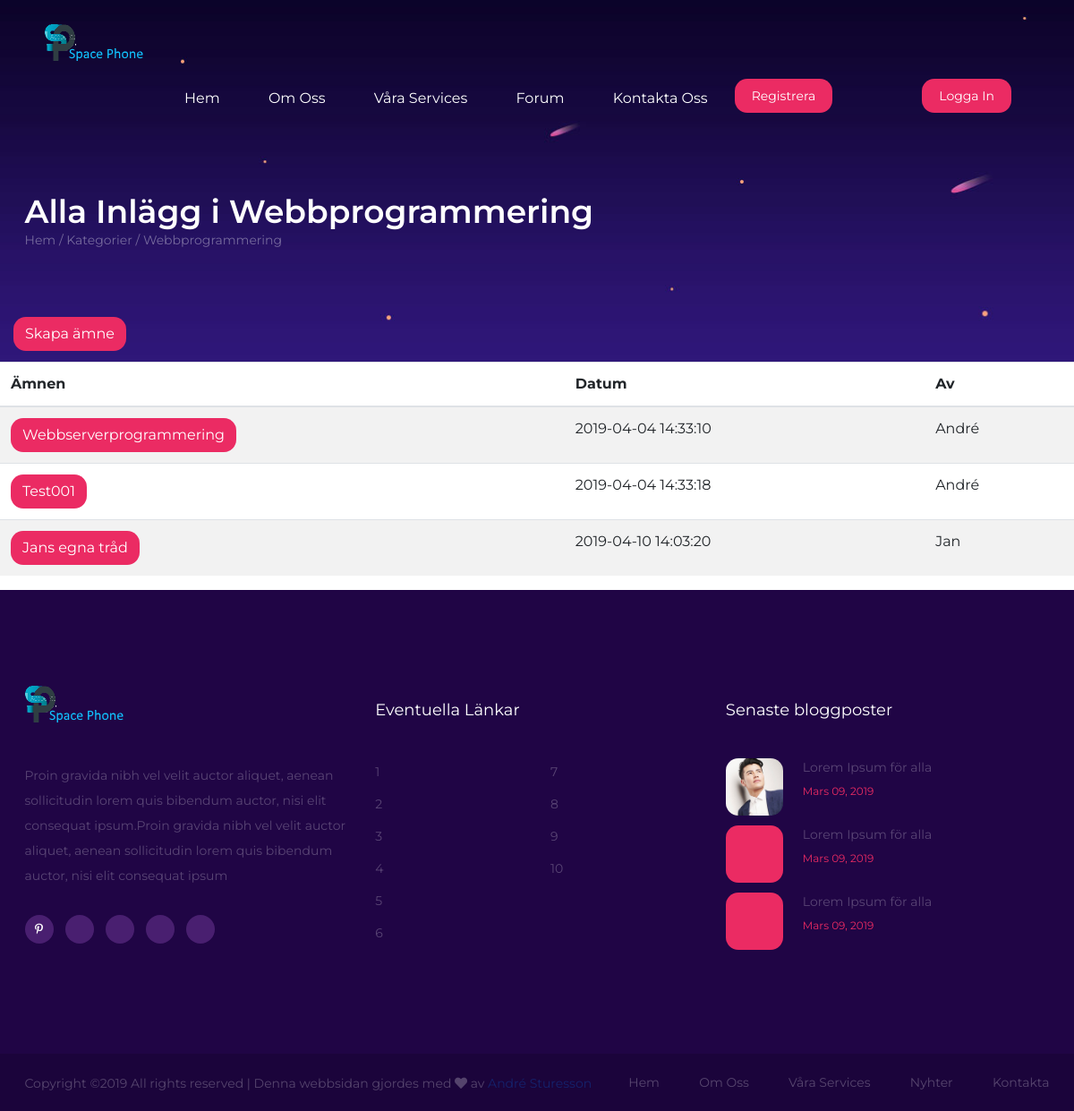
/ämne.php?id=1, run on an earlier commit of the app's database.
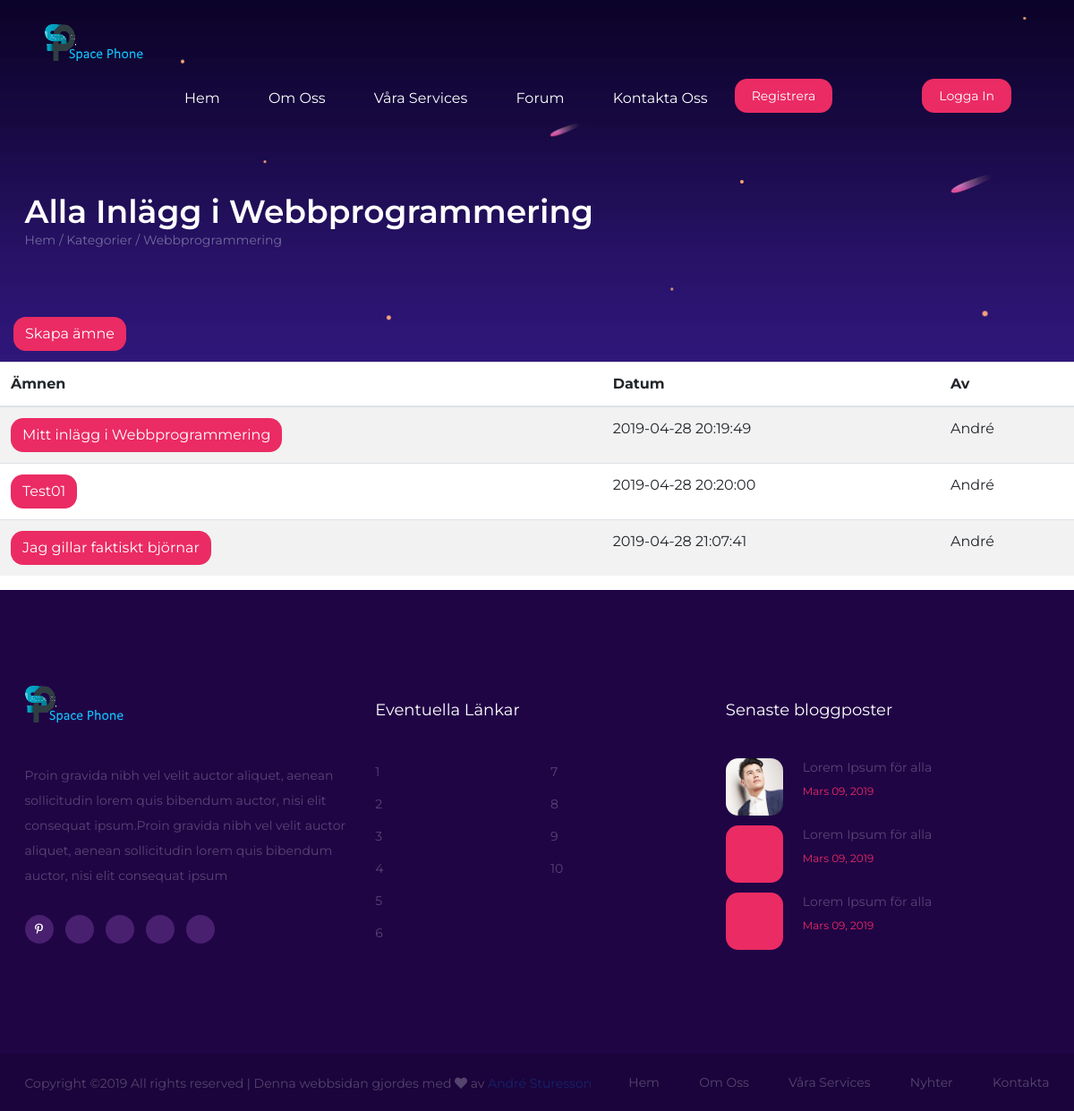
And on a later commit of the database.
### tables this page shows
CREATE TABLE `kategorier` (
  `kat_id` int(8) NOT NULL,
  `kat_namn` varchar(255) NOT NULL,
  `kat_beskrivning` varchar(255) NOT NULL
);

### ämne.php (the view, shortened to what this page needs)
<?php
include 'header.php';
include 'nav.php';
$id=$_GET['id'];
$query ="SELECT * FROM ämne WHERE topic_kat='$id'";
try{
  $result = $db->prepare($query);
  $result->execute();
  $rows = $result->fetchAll();
}
catch(PDOException $ex){
  die("Kunde inte köra queryn: " . $ex->getMessage());
}
try{
$stmt = $db->query("SELECT kat_namn FROM kategorier WHERE kat_id='$id'");
$kategori = $stmt->fetch(PDO::FETCH_ASSOC);
}
catch(PDOException $ex){
  die("Kunde inte köra queryn: " . $ex->getMessage());
}
?>
<section class="page-top-section set-bg" data-setbg="img/topp-på-sida.jpg">
  <div class="container">
    <h2>Alla Inlägg i <?php echo htmlentities($kategori['kat_namn'], ENT_QUOTES, 'UTF-8'); ?>
    </h2>
    <div class="site-breadcrumb">
      <a href="index.php">Hem</a> / <a href="forum.php">Kategorier</a> / <span><?php echo $kategori['kat_namn']; ?></span>
    </div>
  </div>
  <button class="btn registreraknapp nere" onclick="window.location.href='admin/skapa-ämne.php'">Skapa ämne</button>
</section>
<table class="table table-striped">
  <thead>
    <tr>
      <th scope="col">Ämnen
      </th>
      <th scope="col">Datum
      </th>
      <th scope="col">Av
      </th>
    </tr>
  </thead>
  <tbody>
    <?php foreach($rows as $row): ?>
    <tr>
      <td>
        <a href="inlagg.php?id=<?php echo $row['topic_id'];?>"class="btn registreraknapp">
          <?php echo htmlentities($row['topic_subject'], ENT_QUOTES, 'UTF-8'); ?>
        </a>
      </td>
      <td>
        <?php echo htmlentities($row['topic_datum'], ENT_QUOTES, 'UTF-8'); ?>
      </td>
      <td>
        <?php echo htmlentities($row['topic_av'], ENT_QUOTES, 'UTF-8'); ?>
      </td>
    </tr>
    <?php endforeach; ?>
  </tbody>
</table>
<?php
include 'footer.php';
?>

### header.php (shortened to what this page needs)
<!DOCTYPE html>
<html lang="sv">
<head>
	<link rel="stylesheet" href="https://stackpath.bootstrapcdn.com/bootstrap/4.3.1/css/bootstrap.min.css">
	<link rel="stylesheet" href="css/bootstrap.min.css"/>
	<link rel="stylesheet" href="css/font-awesome.min.css"/>
	<link rel="stylesheet" href="css/flaticon.css"/>
	<link rel="stylesheet" href="css/owl.carousel.min.css"/>
	<link rel="stylesheet" href="css/animate.css"/>
	<link rel="stylesheet" href="css/style.css"/>
<link rel="stylesheet" href="https://use.fontawesome.com/releases/v5.3.1/css/all.css">
</head>

### nav.php (shortened to what this page needs)
    <body>
        <header class="header-section">
            <a href="./index.php" class="site-logo"><img src="./img/logo.png" alt=""></a>
            <div class="nav-warp">
                <div class="user-panel">
<?php
  if (isset($_SESSION['user']))
  {
    echo '<a href="./usersite.php">Användarsida</a>';
  }
      else
      {
        echo '<a href="./login.php">Logga In</a>';
      }
?>
                </div>
                        <?php if(isset($_SESSION['user'])): ?>
                          <div class="nav-warp">
                              <div class="user-panel">
                            <a href="loggaut.php" class="logout" style="text-decoration:none">Logga ut</a>
                              </div>
                            <?php else: ?>
                                <div class="user-panel">
                                <a href="register.php" style="text-decoration:none">Registrera</a>
                              </div>
                                <?php endif; ?>
                    <ul class="main-menu">
                        <li><a href="./index.php">Hem</a></li>
                        <li><a href="./about.php">Om Oss</a></li>
                        <li><a href="./service.php">Våra Services</a></li>
                        <li><a href="./forum.php">Forum</a></li>
                        <li><a href="./contact.php">Kontakta Oss</a></li>
                    </ul>
                </div>
        </header>

### footer.php (shortened to what this page needs)
<section class="footer-top-section text-white spad">
  <div class="container">
    <div class="row">
      <div class="col-lg-4">
        <div class="footer-widget about-widget">
          <img src="./img/logo.png" alt="logo">
          <p>Proin gravida nibh vel velit auctor aliquet, aenean sollicitudin lorem quis bibendum auctor, nisi elit consequat ipsum.Proin gravida nibh vel velit auctor aliquet, aenean sollicitudin lorem quis bibendum auctor, nisi elit consequat ipsum</p>
          <div class="fw-social social">
            <a href="#"><i class="fab fa-pinterest-p"></i></a>
            <a href="#"><i class="fab fa-facebook-p"></i></a>
            <a href="#"><i class="fab fa-twitter-p"></i></a>
            <a href="#"><i class="fab fa-dribbble-p"></i></a>
            <a href="#"><i class="fab fa-behance-p"></i></a>
          </div>
        </div>
      </div>
      <div class="col-lg-4 col-md-6">
        <div class="footer-widget">
          <h4 class="fw-title">Eventuella Länkar</h4>
          <div class="row">
            <div class="col-sm-6">
              <ul>
                <li><a href="">1</a></li>
                <li><a href="">2</a></li>
                <li><a href="">3</a></li>
                <li><a href="">4</a></li>
                <li><a href="">5</a></li>
                <li><a href="">6</a></li>
              </ul>
            </div>
            <div class="col-sm-6">
              <ul>
                <li><a href="">7</a></li>
                <li><a href="">8</a></li>
                <li><a href="">9</a></li>
                <li><a href="">10</a></li>
              </ul>
            </div>
          </div>
        </div>
      </div>
      <div class="col-lg-4  col-md-6">
        <div class="footer-widget">
          <h4 class="fw-title">Senaste bloggposter</h4>
          <div class="fw-latest-post-widget">
            <div class="lp-item">
              <div class="lp-thumb set-bg" data-setbg="img/footer-thumb/1.jpg"></div>
              <div class="lp-content">
                <h6>Lorem Ipsum för alla</h6>
                <span>Mars 09, 2019</span>
              </div>
            </div>
            <div class="lp-item">
              <div class="lp-thumb set-bg" data-setbg="img/footer-thumb/2.jpg"></div>
              <div class="lp-content">
                <h6>Lorem Ipsum för alla</h6>
                <span>Mars 09, 2019</span>
              </div>
            </div>
            <div class="lp-item">
              <div class="lp-thumb set-bg" data-setbg="img/footer-thumb/3.jpg"></div>
              <div class="lp-content">
                <h6>Lorem Ipsum för alla</h6>
                <span>Mars 09, 2019</span>
              </div>
            </div>
          </div>
        </div>
      </div>
    </div>
  </div>
</section>
<footer class="footer-section">
  <div class="container">
    <ul class="footer-menu">
      <li><a href="">Hem</a></li>
      <li><a href="">Om Oss</a></li>
      <li><a href="">Våra Services</a></li>
      <li><a href="">Nyhter</a></li>
      <li><a href="">Kontakta</a></li>
    </ul>
    <div class="copyright">
Copyright &copy;<script>document.write(new Date().getFullYear());</script> All rights reserved | Denna webbsidan gjordes med <i class="fas fa-heart" aria-hidden="true"></i> av <a href="André Sturesson" target="_blank">André Sturesson</a>
</div>
  </div>
</footer>
</body>

### css/style.css (style rules this page uses)
html, body { height: 100%; font-family: 'Montserrat', sans-serif; -webkit-font-smoothing: antialiased; font-smoothing: antialiased; }
h1, h2, h3, h4, h5, h6 { margin: 0; color: #1c1c1c; font-weight: 600; }
h2 { font-size: 36px; }
h4 { font-size: 24px; }
h6 { font-size: 16px; }
p { font-size: 14px; color: #585858; line-height: 2; }
img { max-width: 100%; }
ul, ol { padding: 0; margin: 0; }
.set-bg { background-repeat: no-repeat; background-size: cover; background-position: top center; }
.spad { padding-top: 105px; padding-bottom: 105px; }
.text-white h1, .text-white h2, .text-white h3, .text-white h4, .text-white h5, .text-white h6, .text-white p, .text-white span, .text-white li, .text-white a { color: #fff; }
.social { display: -ms-flex; display: -webkit-box; display: -ms-flexbox; display: flex; }
.social a { display: -ms-inline-flex; display: -webkit-inline-box; display: -ms-inline-flexbox; display: inline-flex; width: 32px; height: 32px; color: #fff; background: #491f70; -webkit-box-align: center; -ms-flex-align: center; align-items: center; -webkit-box-pack: center; -ms-flex-pack: center; justify-content: center; border-radius: 50%; margin-right: 13px; font-size: 12px; -webkit-transition: all 0.4s; -o-transition: all 0.4s; transition: all 0.4s; }
.header-section { position: absolute; width: 100%; padding-top: 25px; z-index: 99; }
.site-logo { display: inline-block; margin-left: 50px; }
.nav-warp { float: right; }
.main-menu { list-style: none; float: right; padding-top: 25px; }
.main-menu li { display: inline; }
.main-menu li a { display: inline-block; font-size: 16px; color: #fff; margin-left: 50px; -webkit-transition: all 0.4s; -o-transition: all 0.4s; transition: all 0.4s; }
.registreraknapp { background: #eb2b63; color:white; border-radius: 14px; }
.nere { float:left; margin-top: 75px; margin-left: 15px; }
.user-panel { float: right; background: #eb2b63; color: #fff; margin-left: 30px; margin-right: 70px; margin-top: 15px; font-size: 14px; padding: 12px 19px; line-height: 1; border-radius: 14px; }
.user-panel a { color: #fff; }
.footer-top-section { background: #200545; }
.footer-widget .fw-title { font-size: 18px; font-weight: 400; line-height: 1; margin-bottom: 45px; padding-top: 20px; }
.footer-widget ul { list-style: none; padding-top: 5px; }
.footer-widget ul li a { display: block; margin-bottom: 15px; font-size: 14px; color: #fff; opacity: 0.25; }
.footer-widget.about-widget img { margin-bottom: 40px; }
.footer-widget.about-widget p { opacity: 0.25; margin-bottom: 30px; }
.fw-latest-post-widget .lp-item, .sb-latest-post-widget .lp-item { margin-bottom: 11px; display: block; overflow: hidden; }
.fw-latest-post-widget .lp-thumb, .sb-latest-post-widget .lp-thumb { width: 64px; height: 64px; float: left; margin-right: 22px; background-color: #eb2b63; border-radius: 14px; }
.fw-latest-post-widget .lp-content, .sb-latest-post-widget .lp-content { overflow: hidden; padding-top: 2px; }
.fw-latest-post-widget .lp-content h6, .sb-latest-post-widget .lp-content h6 { font-size: 14px; font-weight: 400; opacity: 0.25; color: #fff; margin-bottom: 5px; }
.fw-latest-post-widget .lp-content span, .sb-latest-post-widget .lp-content span { font-size: 12px; color: #eb2b63; }
.footer-section { background: #1b043b; overflow: hidden; padding: 20px 0px; }
.footer-menu { list-style: none; float: right; }
.footer-menu li { display: inline; }
.footer-menu li a { display: inline-block; font-size: 14px; color: #fff; opacity: 0.26; margin-left: 40px; }
.copyright { float: left; color: #fff; font-size: 14px; padding-top: 3px; opacity: 0.25; }
.page-top-section { height: 404px; padding-top: 215px; }
.page-top-section h2 { color: #fff; }
.site-breadcrumb { color: #fff; opacity: 0.37; font-size: 14px; }
.site-breadcrumb a { color: #fff; }
@media (min-width: 1200px) { .container { max-width: 1175px; } }

What changed in the data, as far as the page shows it:
removed ämne: topic_subject "Webbserverprogrammering", topic_datum "2019-04-04 14:33:10", topic_av "André"
removed ämne: topic_subject "Test001", topic_datum "2019-04-04 14:33:18", topic_av "André"
removed ämne: topic_subject "Jans egna tråd", topic_datum "2019-04-10 14:03:20", topic_av "Jan"
added ämne: topic_subject "Mitt inlägg i Webbprogrammering", topic_datum "2019-04-28 20:19:49", topic_av "André"
added ämne: topic_subject "Test01", topic_datum "2019-04-28 20:20:00", topic_av "André"
added ämne: topic_subject "Jag gillar faktiskt björnar", topic_datum "2019-04-28 21:07:41", topic_av "André"
